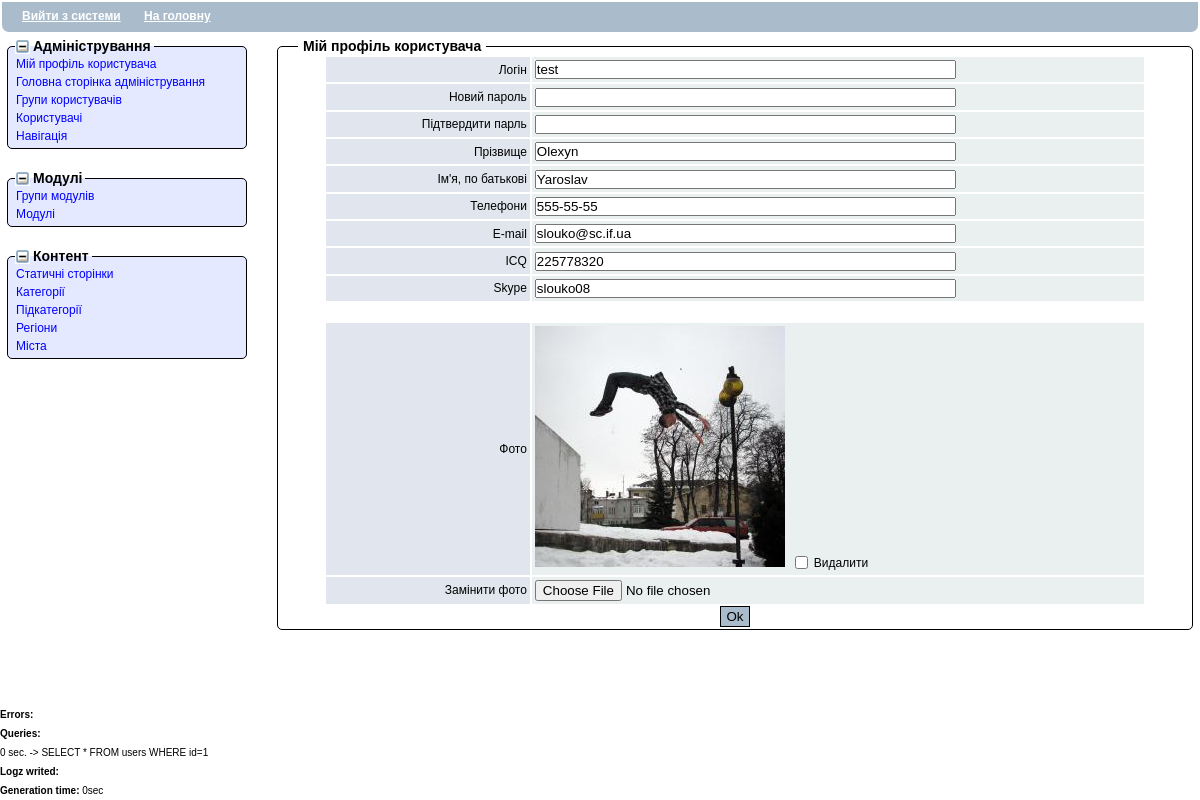
The app's page /admin.php?mod=user_profile (signed in) with its own data.
### tables this page shows
CREATE TABLE `admin_modules` (
  `id` int(11) NOT NULL AUTO_INCREMENT,
  `group` int(11) DEFAULT NULL,
  `name` varchar(50) DEFAULT NULL,
  `module_id` varchar(50) DEFAULT NULL,
  `rights` varchar(255) DEFAULT NULL,
  `extra` enum('0','1') DEFAULT '0',
  `order_id` tinyint(4) DEFAULT '0',
  PRIMARY KEY (`id`),
  UNIQUE KEY `NewIndex1` (`module_id`),
  KEY `NewIndex2` (`group`)
);

CREATE TABLE `users` (
  `id` int(11) NOT NULL AUTO_INCREMENT,
  `reg_id` tinyint(4) DEFAULT NULL,
  `city_id` smallint(6) DEFAULT NULL,
  `login` varchar(50) NOT NULL,
  `pass` varchar(255) NOT NULL DEFAULT '',
  `first_name` varchar(100) DEFAULT '',
  `last_name` varchar(100) DEFAULT NULL,
  `email` varchar(100) DEFAULT '',
  `country` varchar(50) DEFAULT '',
  `region` varchar(50) DEFAULT '',
  `city` varchar(50) DEFAULT '',
  `adress` varchar(50) DEFAULT '',
  `phone` varchar(20) DEFAULT '',
  `icq` varchar(20) DEFAULT '',
  `skype` varchar(30) DEFAULT NULL,
  `register_date` int(11) DEFAULT NULL,
  `last_login` int(11) DEFAULT NULL,
  `last_activity` int(11) DEFAULT NULL,
  `group` int(11) DEFAULT NULL,
  `affiliate` int(11) DEFAULT NULL,
  `active` tinyint(4) DEFAULT '0',
  `photo` varchar(100) DEFAULT '',
  `register_code` varchar(255) DEFAULT '',
  `discount` char(10) DEFAULT '',
  `forget_code` varchar(100) DEFAULT '',
  `blog_id` int(11) DEFAULT NULL,
  `name` char(100) DEFAULT NULL,
  PRIMARY KEY (`id`),
  UNIQUE KEY `blog_id` (`blog_id`),
  KEY `login` (`login`)
);

CREATE TABLE `admin_mod_groups` (
  `id` int(11) NOT NULL AUTO_INCREMENT,
  `name` varchar(50) DEFAULT NULL,
  `order_id` int(11) DEFAULT '0',
  PRIMARY KEY (`id`)
);

### includes/system.php (called while the page is built, shortened)
<?php
	function check_user_login($uname, $pass, $remember, $src){
		global $errors, $logger;
		$serv_name = $_SERVER['SERVER_NAME'];
		$serv_name=preg_replace('/^www\./si','',$serv_name);
		$res=sql_do("SELECT users.*, user_groups.name AS group_name, user_groups.code AS group_code, user_groups.is_admin, user_groups.admin_rights,
					user_groups.order_id
					FROM users
					LEFT JOIN user_groups ON user_groups.id=users.group
					WHERE users.active=1 AND users.login='".mysql_escape_string($uname)."'");
		if($q=mysql_fetch_array($res,MYSQL_ASSOC)){
			$q['admin_rights']=unserialize($q['admin_rights']);
			if(($src=='cook' && $pass==$q['pass']) || md5($pass.$q['register_date'])==$q['pass']){
				$user=$q;
				$user['logged_in']=true;
				$login_now=0;
				$now=time();
				return $user;
			}else{
				$errors['user_login']='User password incorrect!';
				$logger['user_login']=date('D, d M Y H:i:s', time()).': Attempt to log in from '.$_SERVER['REMOTE_ADDR'].' as '.$uname.';';
				setcookie('login','',time()-3600,'/',$serv_name);
				setcookie('pass','',time()-3600,'/',$serv_name);
			}
		}
		else{
            $errors['user_login']='User login incorrect!';
			$logger['user_login']=date('D, d M Y H:i:s', time()).': Attempt to log in from '.$_SERVER['REMOTE_ADDR'].' as '.$uname.';';
			setcookie('login','',time()-3600,'/',$serv_name);
			setcookie('pass','',time()-3600,'/',$serv_name);
		}
	}
	function sql_do($query){
		global $errors,$queries;
		$start=microtime_float();
		$res=mysql_query($query);
		$end=microtime_float();
		if(!$res){
			$errors[$query]='<font color="blue" size="2"><b>'.mysql_error().'</b></font>';
		}
		else{
			$queries[round($end-$start,4).' sec.']=$query;
		}
		return $res;
	}
	function microtime_float() {
		list($usec, $sec) = explode(" ", microtime());
		return ((float)$usec + (float)$sec);
	}
?>

### definitions.php (called while the page is built, shortened)
<?php
require_once('includes/config.php');
require_once('includes/system.php');
$serv_name = $_SERVER['SERVER_NAME'];;
$serv_name=preg_replace('/^www\./si','',$serv_name);
$config['serv_name']=$serv_name;
$lang=!empty($_GET['lang']) ? $_GET['lang'] : $g_config['def_lang'];
$config['lang']=$lang;
$config['langs']=$g_config['langs'];
$config['lang_arr']=$lang_arr;
$config['url_conf']=$g_config['root_path'];
$config['url_conf_lang']=$lang==$g_config['def_lang'] ? $config['url_conf'] : $config['url_conf'].$lang.'/';
global $user, $errors, $content, $logger;
if(!empty($_COOKIE['login'])&&!empty($_COOKIE['pass'])){
	$user=check_user_login($_COOKIE['login'],$_COOKIE['pass'],'true','cook');
}
elseif(!empty($_COOKIE['fb_id'])){
	$user=check_fb_user_login($_COOKIE['fb_id']);
}
elseif(!empty($_COOKIE['vk_id'])){
	$user=check_vk_user_login($_COOKIE['vk_id']);
}
elseif(!empty($_POST['user_username'])&&!empty($_POST['user_pass'])&&!$user['logged_in']){
	$user=check_user_login($_POST['user_username'],$_POST['user_pass'],$_POST['user_remember'],'post');
}
?>

### includes/config.php (called while the page is built, shortened)
<?
	global $g_config, $cache_time;
	$g_config['db_host']='localhost';
	$g_config['db_user']='root';
	$g_config['db_pass']='';
	$g_config['db_name']='bizcar';
	$g_config['root_path']='/';
	$g_config['per_page']='10';
	$g_config['langs']=array('ukr','rus');
	$g_config['def_lang']='ukr';
?>

### includes/lang/ukr.php (called while the page is built)
<?
	$lang_arr=array(
		'register'=>'Реєстрація',
		'add'=>'Додати оголошення',
		'read_more'=>'читати далі',
		'date'=>'Додано',
        'cat'=>'Категорія',
        'subcat'=>'Підкатегорія',
        'region'=>'Регіон',
        'city'=>'Місто',
        'title'=>'Назва',
        'descr'=>'Опис',
        'phone'=>'Номер телефону',
        'mail'=>'Електронна пошта',
        'url'=>'Посилання',
        'skype'=>'Skype',
        'price'=>'Ціна',
        'contact_name'=>'Ваше ім\'я',
        'expire_date'=>'Розмістити до',
        'not_sel'=>'Не обрано',
        'add_true'=>'Ваше оголошення успішно додано!',
        'uname'=>'Логін',
        'upass'=>'Пароль',
        'rupass'=>'Пароль ще раз',
        'adress'=>'Адреса',
        'icq'=>'icq',
        'blog_alias'=>'Псевдонім блогу',
        'blog_name'=>'Назва блогу',
        'get_blog'=>'Завести блог',
        'not_set'=>' не заповнене',
        'passw_not_m'=>'Паролі не співпадають!',
        'title_ad'=>'Заголовок',
        'expires'=>'Розмістити до',
        'check_input'=>'Перевірте правильність заповнення поля ',
        'errors'=>'Виникли наступні помилки:',
        'main'=>'Головна'
	);
?>

### admin/modules/user_profile.php (called while the page is built, shortened)
<?
	$user_id=$user['id'];
	$res=sql_do("SELECT * FROM users WHERE id=$user_id");
	$frm = new InputForm (array('action'=>$GLOBALS['data']['action'],'mode'=>$GLOBALS['data']['mod_mode'],'enctype'=>'multipart/form-data'));
	$frm->hidden('act', 'edit');
	while($q=mysql_fetch_array($res)){
		$frm->simple_form_row('Логін',$frm->text_box('__login', !empty($q['login']) ? $q['login'] : '','50'));
		$frm->simple_form_row('Новий пароль',$frm->text_box('new_pass','','50',0,true));
		$frm->simple_form_row('Підтвердити парль',$frm->text_box('copy_pass','','50',0,true));
		$frm->simple_form_row('Прізвище',$frm->text_box('__last_name', !empty($q['last_name']) ? $q['last_name'] : '','50'));
		$frm->simple_form_row('Ім\'я, по батькові',$frm->text_box('__first_name', !empty($q['first_name']) ? $q['first_name'] : '','50'));
		$frm->simple_form_row('Телефони	',$frm->text_box('__phone', !empty($q['phone']) ? $q['phone'] : '','50'));
		$frm->simple_form_row('E-mail',$frm->text_box('__email', !empty($q['email']) ? $q['email'] : '','50'));
		$frm->simple_form_row('ICQ',$frm->text_box('__icq', !empty($q['icq']) ? $q['icq'] : '','50'));
		$frm->simple_form_row('Skype',$frm->text_box('__skype', !empty($q['skype']) ? $q['skype'] : '','50'));
		$frm->addbreak();
        if(!empty($q['photo'])){
        	$frm->simple_form_row('Фото','<img src="/img/user_pics/'.$q['photo'].'" /> &nbsp; '.$frm->checkbox('del_photo', '1', 'Видалити'));
			$frm->simple_form_row('Замінити фото',$frm->file('photo'));
		}
		else{
			$frm->simple_form_row('Додати фото',$frm->file('photo'));
		}
	}
    $frm->show();
?>

### admin.php (the view, shortened to what this page needs)
<?
require_once('definitions.php');
require_once('includes/formsgen.php');
global $config, $skin_name;
$time_start=microtime_float();
global $user, $admin_modules, $errors, $logger, $queries;
if(($user['is_admin']==1)){
	$query_conf='';
	$res=sql_do("SELECT admin_modules.*,a_g.name AS group_name
				FROM admin_modules
				LEFT JOIN admin_mod_groups AS a_g ON a_g.id=admin_modules.group
				WHERE admin_modules.id>0 $query_conf
				ORDER BY a_g.order_id,a_g.name,admin_modules.order_id");
	$tmp=''; $i=0;$j=0;
	while($q=mysql_fetch_array($res)){
		if($user['group_code']=='root' || !empty($user['admin_rights']['edit'][$q['id']]) || !empty($user['admin_rights']['view'][$q['id']])){
			if($tmp!=$q['group_name']){
				$tmp=$q['group_name'];
				if($i!=0 && $j!=0){
					?></div></fieldset><?
				}
				?><fieldset class="modules_block">
	            <legend class="modules_block_legend opened_group" id="legend_<?=$q['group']?>" onclick="slide_block('group_',<?=$q['group']?>)"><?=$q['group_name']?></legend>
				<div class="admin_group_block" id="group_<?=$q['group']?>"><?
				$j++;
			}
			?><a href="<?=$config['url_conf']?>admin.php?mod=<?=$q['module_id']?>" class="admin_modules_list"><?=$q['name']?></a><?
		$i++;
		}
	}
	if($j!=0){
		?></div></fieldset><?
	}
	$data['main']='';
	if(!empty($_GET['mod']) && (!preg_match('/\.|\//',$_GET['mod']))){
		$res=sql_do("SELECT * FROM admin_modules WHERE module_id='".mysql_escape_string($_GET['mod'])."'");
		if($q=mysql_fetch_array($res)){
    		if($user['group_code']=='root' || !empty($user['admin_rights']['edit'][$q['id']]) || !empty($user['admin_rights']['view'][$q['id']])){
				if(file_exists('admin/modules/'.$_GET['mod'].'.php')){
					$data['main'].='<fieldset class="main_box"><legend>'.$q['name'].'</legend>';
			    	include('admin/modules/'.$_GET['mod'].'.php');
			    	$data['main'].=ob_get_contents();
			    	$data['main'].='</fieldset>';
				}
				else{
					$data['main']='<span class="error">Ошибка! Файл модуля не найден!</span>';
				}
    		}
    		else{
    			$data['main']='<span class="error">Ошибка! Вам запрещен доступ к этому модулю!</span>';
    		}
    	}
    	else{
    		$data['main']='<span class="error">Ошибка! Модуль не существует!</span>';
    	}
	}
	include('admin/skin.php');
}
$log_string='';
$error_string='';
$queries_string='';
if (!empty($queries)){
	foreach($queries as $q_id => $q_data){
		$queries_string.=$q_id.' -> '.$q_data.'<br>';
	}
}
echo '<small><b>Errors:</b><br>'.$error_string.'</small>';
echo '<small><b>Queries:</b><br>'.$queries_string.'</small>';
echo '<small><b>Logz writed:</b><br>'.$log_string.'</small>';
echo '<small><b>Generation time: </b>'.round(microtime_float() - $time_start, 3).'sec</small>';
?>

### includes/formsgen.php (shortened to what this page needs)
<?php
	function random_string($num_chars) {
	$chars = array('A', 'B', 'C', 'D', 'E', 'F', 'G', 'H', 'I', 'J',  'K', 'L', 'M', 'N', 'O', 'P', 'Q', 'R', 'S', 'T',  'U', 'V', 'W', 'X', 'Y', 'Z', '1', '2', '3', '4', '5', '6', '7', '8', '9');
	list($usec, $sec) = explode(' ', microtime());
	$max_chars = sizeof($chars) - 1;
	$rand_str = '';
	for ($i = 0; $i < $num_chars; $i++)	{
		$rand_str .= $chars[mt_rand(0, $max_chars)];
	}
	return $rand_str;
}
class InputForm {
	var $options = array(
		'action'   => '',
		'method'   => 'post',
		'target'   => '',
		'enctype'  => '',
		'events'   => '',
		'submit'   => 'Ok',
		'disable_submit_button' => false,
		'id'       => '',
		'name'     => '',
		'reset'    => '',
		'cols'     => 2,
		'mode'     => 'edit'
	);
	var $_rows1;
	var $_hiddens;
	var $_elements = array(
	'hidden' => '<input type="hidden" name="%1" value="%2" />',
	'file' => '<input type="file" name="%1" value="" />',
	);
	function InputForm($opt) {
		foreach($this->options as $key=>$val){
			if(!empty($opt[$key])){
				$this->options[$key]=$opt[$key];
			}
		}
	}
	function simple_form_row($left,$right){
    	$this->_rows1[] = array(
    		0=>array('data' => $left,'width'=>'25%','align'=>'right'),
    		1=>array('data' => $right,'class'=>'col_right')
    	);
		return key($this->_rows1);
	}
	function hidden($name, $value) {
		$this->_hiddens[$name] = $value;
	}
	function addbreak($break = "&nbsp;",$align='left') {
		$this->_rows1[] = array(array('data' => $break,'colspan'=>$this->options['cols'],'class'=>'break','align'=>$align));
		return key($this->_rows1);
	}
	function show ($return = false){
		$result='';
		if($this->options['mode']=='edit'){
	    	$result = '<form action="' . $this->options['action'] . '" method="' . $this->options['method'] . '" name="' . $this->options['name'] . '"';
			if(!empty($this->options['enctype'])) {
				$result .= ' enctype="' . $this->options['enctype'] . '"';
			}
			$result .= '>' . "\n";
			if(is_array($this->_hiddens)) {
				foreach($this->_hiddens as $name => $value){
					$result .= str_replace(array('%1', '%2'), array($name, $value), $this->_elements['hidden']) . "\n";
				}
			}
		}
		$result .= '<table border="0" cellspacing="2" cellpadding="2" width="90%" style="margin: 0 auto;">' . "\n";
		if(is_array($this->_rows1)) {
		 	foreach($this->_rows1 as $row){
		 		$result .= '<tr>' . "\n";
            	foreach($row as $col){
            		$width=!empty($col['width']) ? ' width="'.$col['width'].'"' : '';
            		$extra=!empty($col['extra']) ? ' '.$col['extra'] : '';
            		$class=!empty($col['class']) ? ' class="'.$col['class'].'"' : 'class="col_left"';
            		$colspan=!empty($col['colspan']) ? ' colspan="'.$col['colspan'].'"' : '';
            		$align=!empty($col['align']) ? ' align="'.$col['align'].'"' : 'align="left"';
					$result .= '  <td '.$align.$colspan.$width.$extra.$class.'>' . $col['data'] . '</td>' . "\n";
            	}
            	$result .= '</tr>' . "\n";
		 	}
		}
        if($this->options['disable_submit_button']==false){
			$result .= '<tr>' . "\n";
			if($this->options['mode']=='edit'){
				$result .= '  <td align="center" colspan="'.$this->options['cols'].'"><input type="submit" value="' . $this->options['submit'] . '" class="btnmain">';
				$result .= '</td>' . "\n";
			}
			else{
	        	$result .= '  <td align="center" colspan="'.$this->options['cols'].'"><input type="button" value="' . $this->options['submit'] . '" class="btnmain" onclick="window.location=\''.$this->options['action'].'\'">';
			}
			$result .= '</tr>' . "\n";
		}
		$result .= '</table>' . "\n";
		if($this->options['mode']=='edit'){
			$result .= '</form>' . "\n";
		}
		if($return){
			return $result;
		} else {
			echo $result;
			return true;
		}
	}
	function text_box($name, $value, $size = 0, $maxlength = 0, $password = false, $extra = ''){
		if($this->options['mode']=='edit'){
			return '<input type="' . (($password) ? 'password' : 'text') . '" class="text" name="' . $name . '"' . (($size > 0) ?  ' size="' . $size . '"' : '') . (($maxlength > 0) ?  ' maxlength="' . $maxlength . '"' : '') . ' value="' . htmlspecialchars($value) . '" ' . $extra . '>';
		}
		else{
			return '<span '.$extra.'>'.$value.'</span>';
		}
	}
	function checkbox($name, $value, $caption, $checked = 0, $extra = ''){
		$id = random_string(5);
		return '<input type="checkbox" name="' . $name . '" value="' . $value . '" id="' . $id . '" ' . ((!empty($checked)) ? 'checked' : '') . ' ' . ' style="margin-bottom:2px;"/><label for="' . $id . '" '.$extra.'>' . $caption . '</label>';
	}
	function file($name) {
		return '<input type="file" name="' . $name . '" value="" />';
	}
}
?>

### records on screen
admin_modules: name "Мій профіль користувача", admin_mod_groups.name "Адміністрування"
users: __login "test", __last_name "Olexyn", __first_name "Yaroslav", __phone "555-55-55", __email "slouko@sc.if.ua", __icq "225778320", __skype "slouko08"
admin_modules: name "Головна сторінка адміністрування"
admin_modules: name "Групи користувачів"
admin_modules: name "Користувачі"
admin_modules: name "Навігація"
admin_modules: admin_mod_groups.name "Модулі", name "Групи модулів"
admin_modules: name "Модулі"
admin_modules: admin_mod_groups.name "Контент", name "Статичні сторінки"
admin_modules: name "Категорії"
admin_modules: name "Підкатегорії"
admin_modules: name "Регіони"
admin_modules: name "Міста"

### other values on screen
$data['logout'] "Вийти з системи"
$data['to_home'] "На головну"
$col['data'] "Логін"
$col['data'] "Новий пароль"
$col['data'] "Підтвердити парль"
$col['data'] "Прізвище"
$col['data'] "Ім'я, по батькові"
$col['data'] "Телефони"
$col['data'] "E-mail"
$col['data'] "ICQ"
$col['data'] "Skype"
$col['data'] "Фото"
$col['data'] "Замінити фото"
$q_id "0 sec."
$q_data "SELECT * FROM users WHERE id=1"
